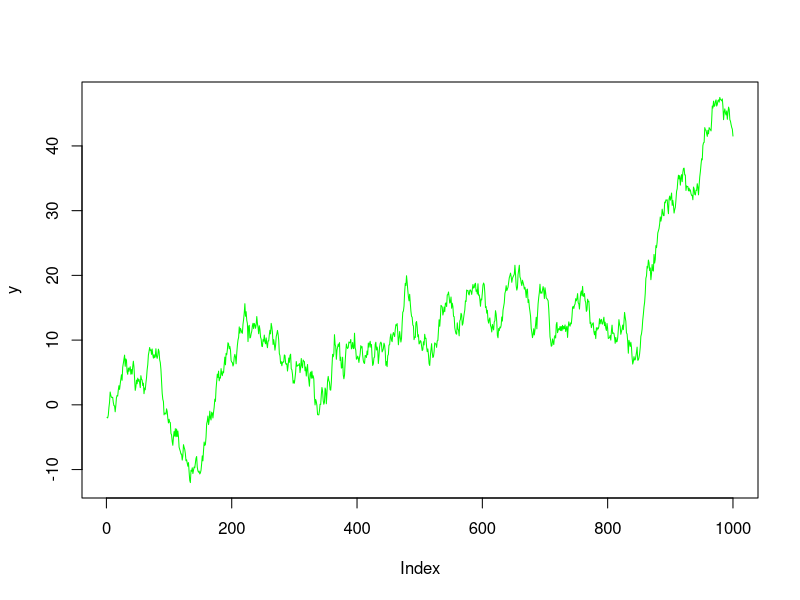

Write the R code that produced this figure.
## ---- chunk 1
# mydist2D: 
  # This function takes a pair of two dimension vectors and subtracts 
  # them from each other, then squares the sum of the subtraction, summed, 
  # and then returns the square root of the whole argument to get 
  # the Euclidean distance.
# Input: 
  # I create a function called "mydist2D" with the variables a and b.
  # In the next line, I specify that a and b are vectors with specific points.
  # I also specified that when mydist2D is called, vectors a and b will return
  # by being subtracted, squared, sumed, and then square rooted. 
# Output: 
  # The output I get is 1.414214.

mydist2D <- function(a,b)
{
  return(sqrt((a[1]-b[1])^2+(a[2]-b[2])^2))
}
vec1 <- c(0,0)
vec2 <- c(1,1)
mydist2D(a=vec1,b=vec2)
## ---- chunk 2
mydist <- function(a,b){
  
  l <- length(a)
  d <- 0
  
  for(i in 1:l){
    d <- d + (a[i]-b[i])^2
  }
  return(sqrt(d))
}

a <- c(0,0,0)
b <- c(1,1,1)
mydist(a,b)
## ---- chunk 3
evenorodd <- function(x) {
  if (x %% 2 == 0) 
{
    return("even")
} else {
  return("odd")
  }
}
evenorodd(5)
## ---- chunk 4
x <- rnorm(1000)
y <- cumsum(x)
plot(y, type='l', col='green')
